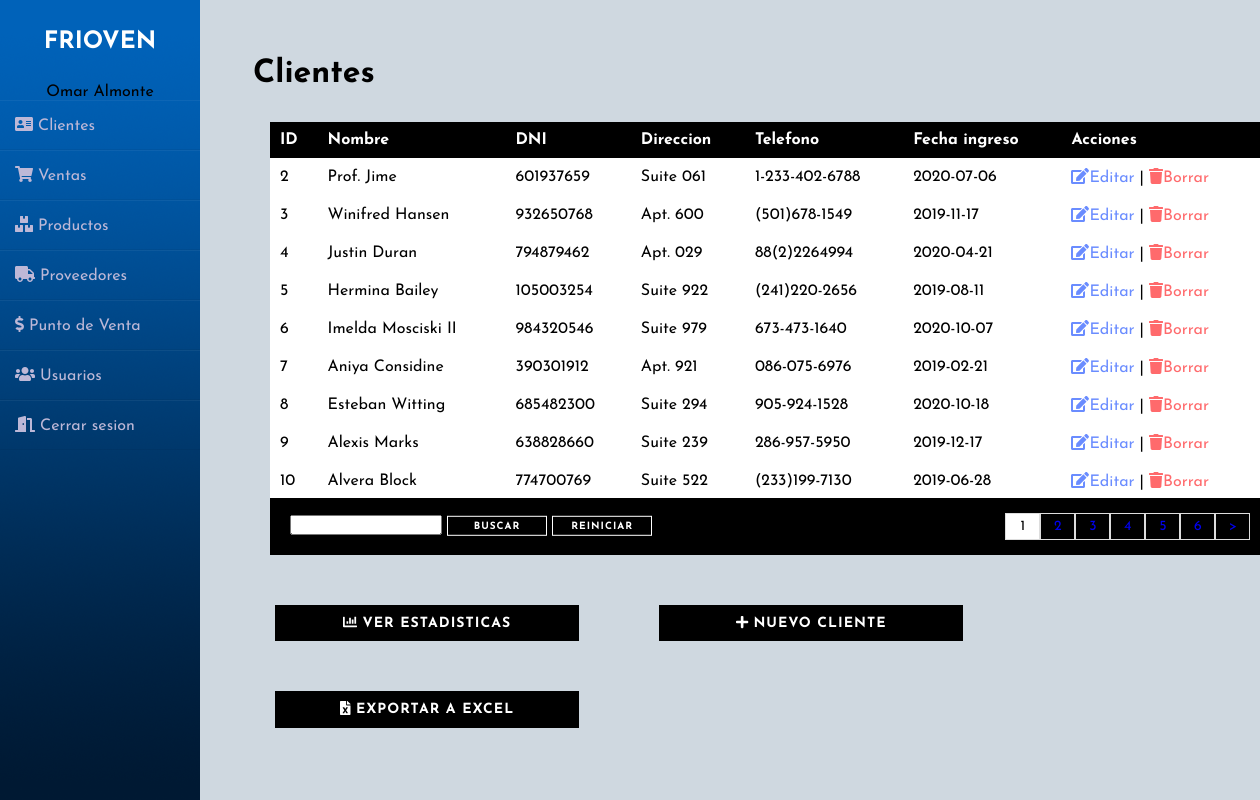
/clientes.php (signed in), run on the app's committed database.
### tables this page shows
CREATE TABLE `cliente` (
  `idcliente` int(11) NOT NULL,
  `nombre` varchar(255) NOT NULL,
  `RNC` int(9) NOT NULL,
  `direccion` varchar(255) NOT NULL,
  `telefono` varchar(255) NOT NULL,
  `fecha_entrada` varchar(255) NOT NULL,
  `activo` char(2) NOT NULL DEFAULT 'si'
);

### links/session.php (called while the page is built, shortened)
<?php
$fn = $_SESSION['fullname'];
?>

### clientes.php (the view, shortened to what this page needs)
<?php
include 'links/session.php';
include 'links/clienteslinks.php';
include 'back/conexion.php';
?>
<!DOCTYPE html>
<html>
<head>
</head>
<body>
	<div class="wrapper">
    <?php
    include 'links/sidebar.php';
    ?>
    <div class="main_content">
    	<h1 class="down">Clientes </h1>
	<div class="divtab">
	<section class="downp" id="container">
    	<table>
			<tr>
				<th>ID</th>
				<th>Nombre</th>
				<th>DNI</th>
				<th>Direccion</th>
				<th>Telefono</th>
				<th>Fecha ingreso</th>
				<th>Acciones</th>
			</tr>
			<?php
			if (empty($_REQUEST["busqueda"])) {
			$q2 = "SELECT COUNT(*) as total_reg FROM cliente where activo = 'si'";
			}else{
			$busqueda = $_REQUEST["busqueda"];
			$q2 = "SELECT COUNT(*) as total_reg FROM cliente where idcliente LIKE '%$busqueda%' OR nombre LIKE '%$busqueda%' OR telefono LIKE '%$busqueda%' OR RNC LIKE '%$busqueda%' OR direccion LIKE '%$busqueda%' OR fecha_entrada LIKE '%%busqueda%' AND activo = 'si'";
			}
			$sq_reg = mysqli_query($con,$q2);
			$r_reg = mysqli_fetch_array($sq_reg);
			$total_reg = $r_reg['total_reg'];
			$ppg = 9;
			if (empty($_GET['npg'])) {
				$npg = 1;
			} else {
				$npg = $_GET['npg'];
			}
			$desde = ($npg - 1) *  $ppg;
			$ttp = ceil($total_reg / $ppg);
			if (empty($_REQUEST["busqueda"])) {
				$q = "SELECT idcliente,nombre,RNC,direccion,telefono,fecha_entrada FROM cliente where activo = 'si' LIMIT $desde,$ppg";
			} else{
				$q = "SELECT idcliente,nombre,RNC,direccion,telefono,fecha_entrada FROM cliente where idcliente LIKE '%$busqueda%' OR nombre LIKE '%$busqueda%' OR RNC LIKE '%$busqueda%' OR direccion LIKE '%$busqueda%' OR fecha_entrada LIKE '%%busqueda%' AND activo = 'si' LIMIT $desde,$ppg";
			}
			$e = mysqli_query($con,$q);
			$contador = mysqli_num_rows($e);
			if ($contador > 0) {
				while ($datos = mysqli_fetch_array($e)) {
			?>
			<tr>
				<td><?php echo $datos['idcliente']; ?> </td>
				<td><?php echo $datos['nombre']; ?> </td>
				<td><?php echo $datos['RNC']; ?> </td>
				<td><?php echo $datos['direccion']; ?> </td>
				<td><?php echo $datos['telefono']; ?> </td>
				<td><?php echo $datos['fecha_entrada']; ?> </td>
				<td><a href="u_cliente.php?id=<?php echo $datos['idcliente']; ?>" id="b_edit"><i class="fas fa-edit"></i>Editar</a> | <a href="d_cliente.php?id=<?php echo $datos['idcliente']; ?>" id="b_delete"><i class="fas fa-trash"></i>Borrar</a></td>
			</tr>
			<?php
		    	}
			}
			?>
    	</table>
    </section>
	</div>
	<div class="paginas">
	<div class="wd">
	<form action="back/robclientes.php" method="get" class="down">
    <input type="text" name="busqueda" value="<?php if(!empty($busqueda)){echo $busqueda;} ?>">
    <input type="submit" name = "buscar" value="buscar" class="botw btn btn-2 ">
    <input type="submit" name="reiniciar" value="reiniciar" class="botw btn btn-2">
    </form>
	</div>
		<ul>
			<?php
			for ($i=1; $i <= $ttp ; $i++) {
				if ($i == $npg) {
				 echo '<li class="seleccion">'.$i.'</li>';
				}else{
				if (empty($busqueda)) {
					echo '<li><a href="?npg='.$i.'">'.$i.'</a></li>';
				} else{
					echo '<li><a href="?npg='.$i.'&busqueda='.$busqueda.'">'.$i.'</a></li>';
				}
			}
			}
			?>
			<?php
			if ($npg != $ttp) {
				if (!empty($busqueda)) {
			?>
			<li><a href="?npg=<?php  echo $npg + 1?>&busqueda=<?php echo $busqueda ?>"> > </a></li>
			<?php
			    }else{
			 ?>
			 <li><a href="?npg=<?php  echo $npg + 1?>"> > </a></li>
			<?php
			}
			}
			 ?>
		</ul>
	</div>
	<div class="bar_btn">
    <button class="bot bot1 btn btn-2" onclick="window.location.href = 'chart_cli.php?year=2020';"><i class='fas fa-chart-bar'></i>  Ver estadisticas </button>
    <button class="bot bot2 btn btn-2" onclick="window.location.href = 'registrarcliente.php';" ><i class="fas fa-plus"></i>  Nuevo cliente </button>
    <button class="bot bot2 btn btn-2" onclick="window.location.href = 'back/export.php';" ><i class="fas fa-file-excel"></i>  Exportar a Excel </button>
    </div>
      </div>
    </div>
</body>
</html>

### links/clienteslinks.php (shortened to what this page needs)
<link rel="stylesheet" type="text/css" href="css/csscli.css">
<link rel="stylesheet" type="text/css" href="css/listaclientes.css">
<link rel="stylesheet" type="text/css" href="css/botones.css">
<link rel="stylesheet" type="text/css" href="css/botones2.css">
<link rel="stylesheet" type="text/css" href="fw/all.css">
<link rel="stylesheet" type="text/css" href="css/paginas.css">

### links/sidebar.php (shortened to what this page needs)
<link rel="stylesheet" type="text/css" href="css/sidebar.css">
<link rel="stylesheet" type="text/css" href="fw/all.css">
<?php
      include 'links/session.php';
echo "<div class='sidebar'>
        <h2>FRIOVEN</h2>
        <center>$fn</center>
        <ul>
            <li><a href='./clientes.php'><i class='fas fa-address-card'></i>  Clientes</a></li>
            <li><a href='./ventas.php'><i class='fas fa-shopping-cart'></i>  Ventas</a></li>
            <li><a href='./productos.php'><i class='fas fa-boxes'></i>  Productos</a></li>
            <li><a href='./proveedores.php'><i class='fas fa-truck'></i>  Proveedores</a></li>
            <li><a href='./factura.php'><i class='fas fa-dollar-sign'></i> Punto de Venta</a></li>
            <li><a href='./usuario.php'><i class='fas fa-users'></i>  Usuarios</a></li>
            <li><a href='./back/logout.php'><i class='fas fa-door-open'></i>  Cerrar sesion</a></li>
        </ul>
    </div>";
?>

### css/csscli.css (style rules this page uses)
.down { transform: translate(5%, 180%); }
A:link { text-decoration: none }
* { outline:none !important; }
a { text-decoration: none !important;outline: none !important; }
.downp { margin-left: 70px; margin-top: 90px; font-size: 20px; }
.wd { margin-top: 50px; position: relative; }

### css/listaclientes.css (style rules this page uses)
.divtab { height: 200px; }
table { border-collapse: collapse; font-size: 12pt; width: 100%; }
table th { text-align: left; padding: 10px; background: black; color: white; }
table tr { background: #fff; }
table td { padding: 10px; }
#b_edit { color: #6A8CFF ; }
#b_delete { color: #FF6A6C; }

### css/botones.css (style rules this page uses)
.btn { border: none; font-size: 20px; color: inherit; background: none; cursor: pointer; padding: 15px 40px; text-transform: uppercase; letter-spacing: 1px; font-weight: 700; outline: none; -webkit-transition: all 0.3s; -moz-transition: all 0.3s; transition: all 0.3s; }
.btn:after { content: ''; position: absolute; z-index: -1; -webkit-transition: all 0.3s; -moz-transition: all 0.3s; transition: all 0.3s; }
.btn:before { speak: none; font-style: normal; font-weight: normal; font-variant: normal; text-transform: none; line-height: 1; position: relative; -webkit-font-smoothing: antialiased; }
.btn-2 { background: black; color: #fff; }
.btn-2:before { position: absolute; height: 100%; left: 0; top: 0; line-height: 3; font-size: 140%; width: 60px; }

### css/botones2.css (style rules this page uses)
.bot { margin-top: 50px; margin-left: 75px; padding: 10px; width: 304px; font-size: 14px; }
.botw { border: 1px solid white; background: none; color: white; font-size: 10px; padding: 2px; width: 100px }

### fw/all.css (style rules this page uses)
.fa-address-card:before { content: "\f2bb"; }
.fa-boxes:before { content: "\f468"; }
.fa-chart-bar:before { content: "\f080"; }
.fa-dollar-sign:before { content: "\f155"; }
.fa-door-open:before { content: "\f52b"; }
.fa-edit:before { content: "\f044"; }
.fa-file-excel:before { content: "\f1c3"; }
.fa-plus:before { content: "\f067"; }
.fa-shopping-cart:before { content: "\f07a"; }
.fa-trash:before { content: "\f1f8"; }
.fa-truck:before { content: "\f0d1"; }
.fa-users:before { content: "\f0c0"; }

### css/paginas.css (style rules this page uses)
.wd { width: 400px; }
.paginas { width: 93.9%; margin-left: 70px; margin-top: 155px; color: black; }
.paginas form input { height: 20px; }
.paginas ul { padding: 15px; list-style: none; background: black; display: -webkit-flex; display: -moz-flex; display: -ms-flex; display: -o-flex; display: flex; justify-content: flex-end; }
.paginas a, .seleccion { border: 1px solid #ddd; padding: 5px; display: inline-block; font-size: 14px; text-align: center; width: 35px; }
.seleccion { background: white; color: black; }

### css/sidebar.css (style rules this page uses)
* { margin: 0; padding: 0; box-sizing: border-box; list-style: none; text-decoration: none; font-family: 'Josefin Sans', sans-serif; }
body { background-color: #00325e30; }
.wrapper { display: flex; position: relative; }
.wrapper .sidebar { width: 200px; height: 100%; background-image: url(../img/sidebar.png); padding: 30px 0px; position: fixed; }
.wrapper .sidebar h2 { color: #fff; text-transform: uppercase; text-align: center; margin-bottom: 30px; }
.wrapper .sidebar ul li { padding: 15px; border-bottom: 1px solid #bdb8d7; border-bottom: 1px solid rgba(0,0,0,0.05); border-top: 1px solid rgba(255,255,255,0.05); }
.wrapper .sidebar ul li a { color: #bdb8d7; display: block; }
.wrapper .main_content { width: 100%; margin-left: 200px; }

### data on the page
cliente: idcliente "2", nombre "Prof. Jime", RNC "601937659", direccion "Suite 061", telefono "1-233-402-6788", fecha_entrada "2020-07-06"
cliente: idcliente "3", nombre "Winifred Hansen", RNC "932650768", direccion "Apt. 600", telefono "(501)678-1549", fecha_entrada "2019-11-17"
cliente: idcliente "4", nombre "Justin Duran", RNC "794879462", direccion "Apt. 029", telefono "88(2)2264994", fecha_entrada "2020-04-21"
cliente: idcliente "5", nombre "Hermina Bailey", RNC "105003254", direccion "Suite 922", telefono "(241)220-2656", fecha_entrada "2019-08-11"
cliente: idcliente "6", nombre "Imelda Mosciski II", RNC "984320546", direccion "Suite 979", telefono "673-473-1640", fecha_entrada "2020-10-07"
cliente: idcliente "7", nombre "Aniya Considine", RNC "390301912", direccion "Apt. 921", telefono "086-075-6976", fecha_entrada "2019-02-21"
cliente: idcliente "8", nombre "Esteban Witting", RNC "685482300", direccion "Suite 294", telefono "905-924-1528", fecha_entrada "2020-10-18"
cliente: idcliente "9", nombre "Alexis Marks", RNC "638828660", direccion "Suite 239", telefono "286-957-5950", fecha_entrada "2019-12-17"
cliente: idcliente "10", nombre "Alvera Block", RNC "774700769", direccion "Suite 522", telefono "(233)199-7130", fecha_entrada "2019-06-28"

### other printed values
$fn "Omar Almonte"
